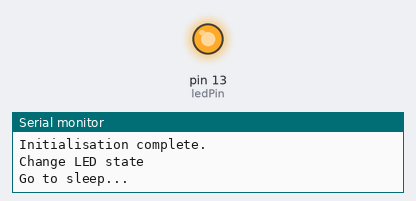
Simulated run of this sketch. Board: Arduino Uno, built with avr-gcc and run on an emulated ATmega328P. Parts: output pins drawn as LEDs (lit = HIGH), the last lines printed to the serial monitor. Sleep ends after the set time or at an interrupt.

Above: at 4.2 s.
At 12.3 s:
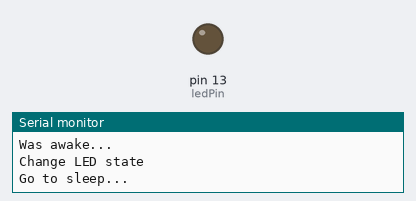
Timing chart, 0 to 21.5 s (numbered marks = the images above):
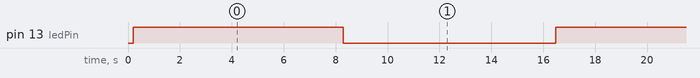

Measured:
- by itself, pin 13 (ledPin): alternates HIGH for 8.2 s and LOW for 8.2 s

The sketch:

lab3.ino
```cpp
#include <avr/sleep.h>
#include <avr/wdt.h>

const byte ledPin = 13;    // LED腳位
byte times = 0;            // 記錄執行次數
volatile byte state = 0;   // 暫存執行狀態
ISR(WDT_vect){
    state = 2;
}
void setup() {
  Serial.begin(9600);
  pinMode(ledPin, OUTPUT);
  Serial.println("Running...");
  Serial.begin(9600);
  Serial.println("Initializing...");
  delay(100);
  /* Clear the reset flag. */
  MCUSR &= ~(1<<WDRF);
  /* In order to change WDE or the prescaler, we need to
   * set WDCE (This will allow updates for 4 clock cycles).*/
  WDTCSR |= (1<<WDCE) | (1<<WDE);
  /* set new watchdog timeout prescaler value */
  WDTCSR = (1<<WDP0) | (1<<WDP3);
  /* Enable the WD interrupt (note no reset). */
  WDTCSR = WDTCSR | (1<<WDIE);
  Serial.println("Initialisation complete.");
  delay(100);
}
void loop()
{
  if (state == 2) {
    Serial.println();
    Serial.println("Was awake...");
  }
  state = 0;
  digitalWrite(ledPin, !digitalRead(ledPin));
  Serial.println("Change LED state");
  times ++;
  if (times > 0) {
    times = 0;
    Serial.println("Go to sleep...");
    set_sleep_mode(SLEEP_MODE_PWR_DOWN);
    delay(100);
    sleep_enable();
    sleep_mode();
    sleep_disable();
  }
}
```
